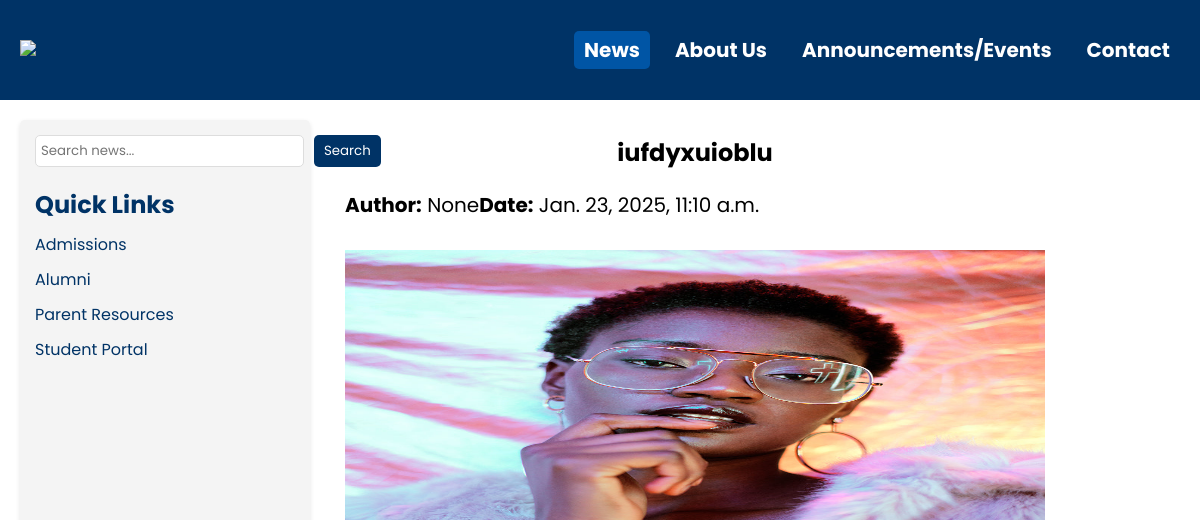
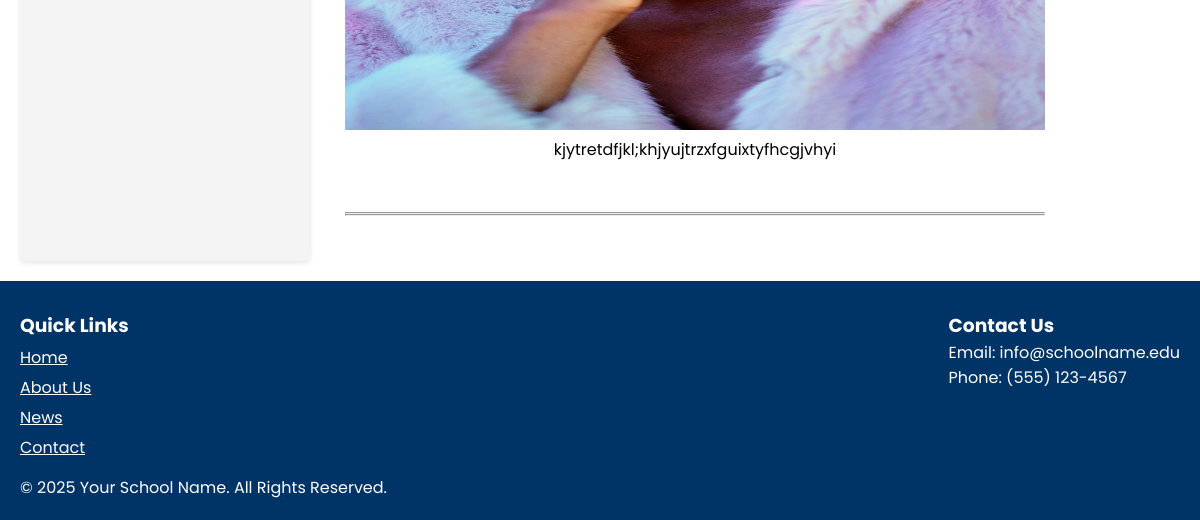
The page /SMS_APP/ on the database as committed earlier (2 pictures, top to bottom).
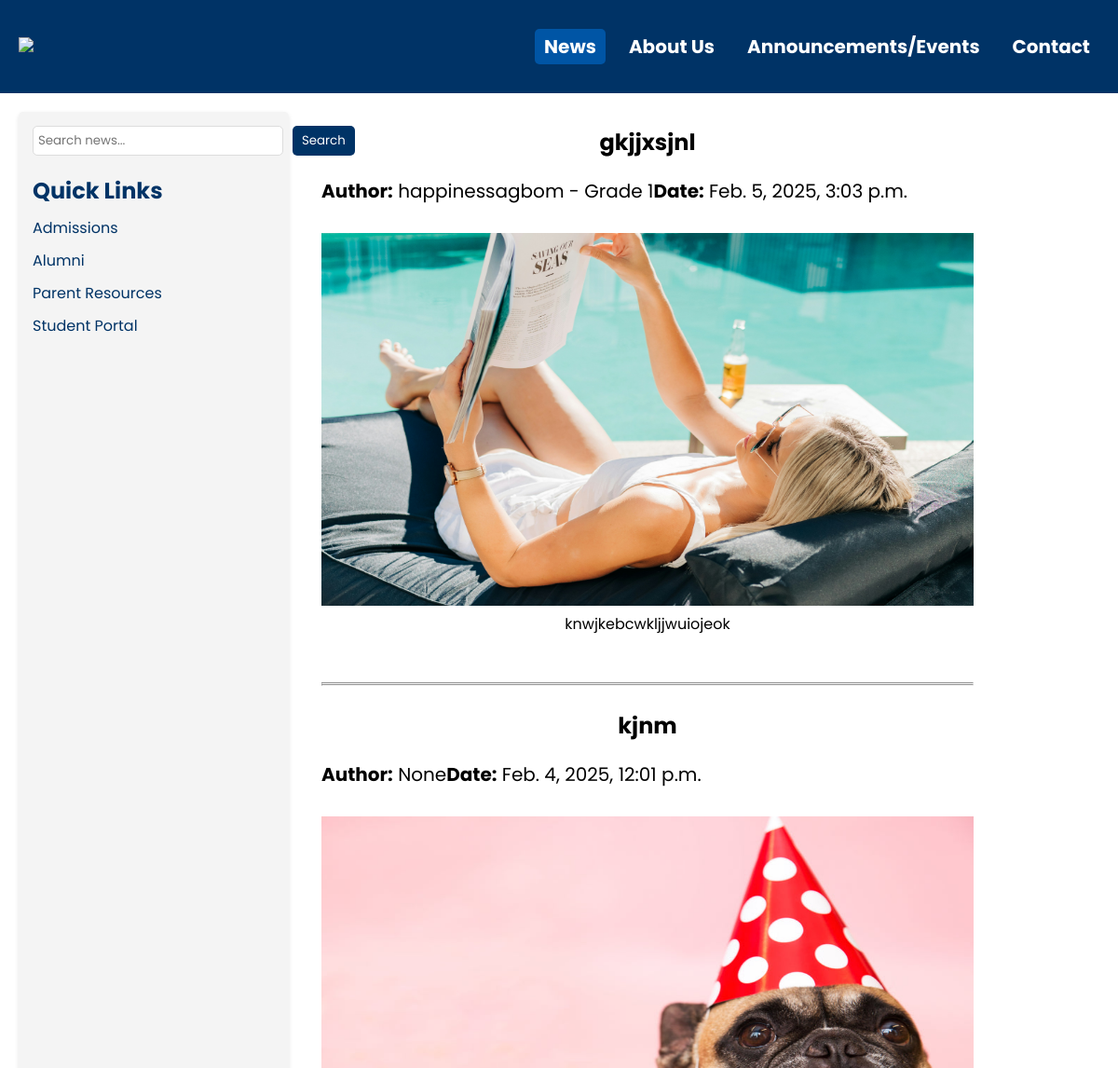
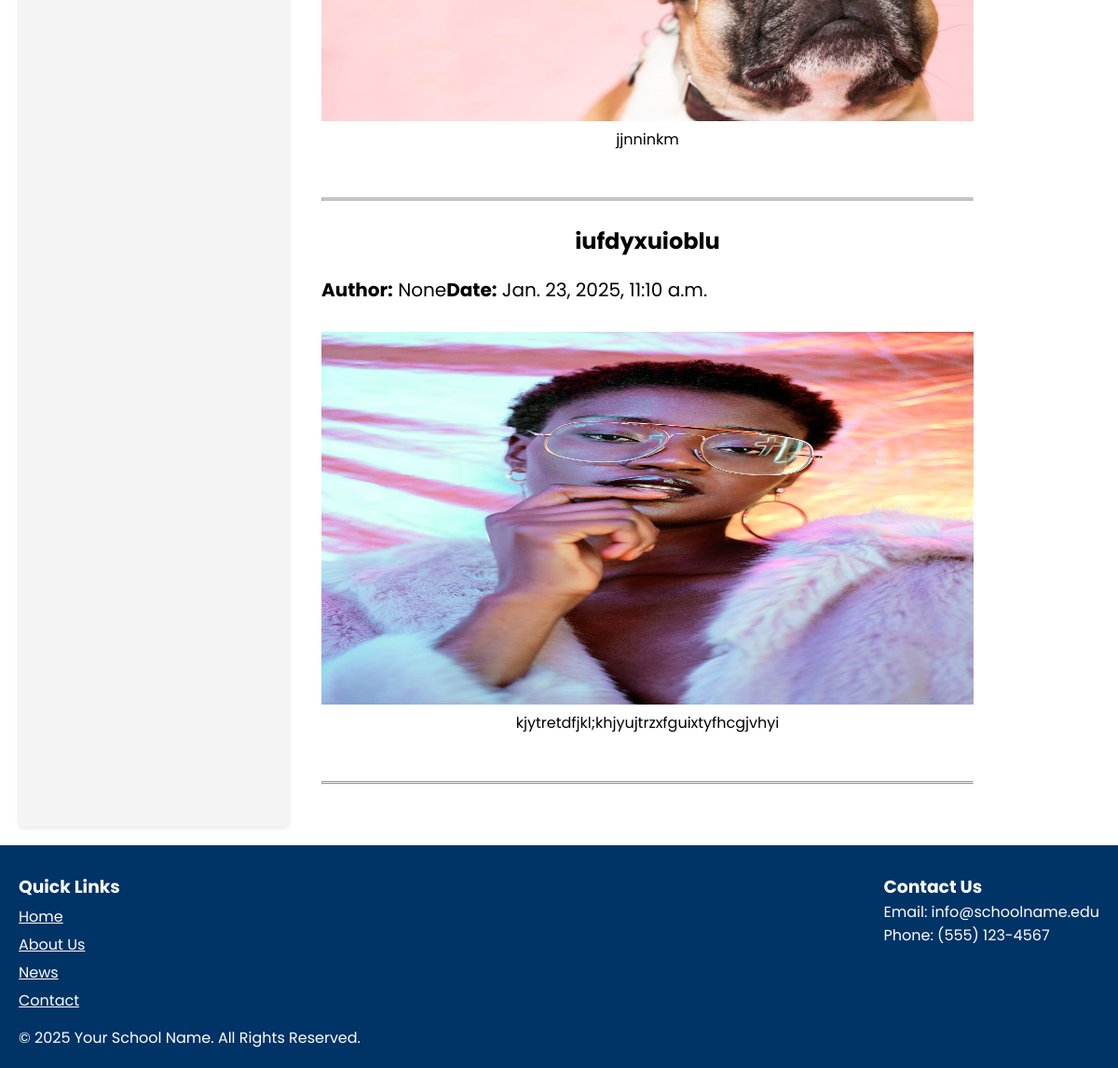
The same page on the database as committed later (2 pictures, top to bottom).
### SMS_APP/models.py (models this page shows)
class News(models.Model):
    News_Title = models.CharField(max_length=100)
    News_Image = models.ImageField(upload_to="news_image/")
    News_Body = models.TextField()
    Comment = models.TextField()
    Date = models.DateTimeField(auto_now_add=True)
    Author = models.ForeignKey('Student', on_delete=models.CASCADE, null=True , blank=True)

class Student(models.Model):
    id = models.UUIDField(
        primary_key=True,
        default=uuid.uuid4,
        editable=False
    )
    user = models.OneToOneField(CustomUser, on_delete=models.CASCADE, null=True)
    Age = models.PositiveIntegerField(validators=[MinValueValidator(1)], default=0)
    Profile_Picture = models.ImageField(upload_to="student_profile/")
    grade = models.CharField(max_length=50, default=1)
    Guardian_Name = models.CharField(max_length=100)
    Guardian_phone_Number = models.CharField(
        max_length=15,
        validators=[RegexValidator(r'^\+?\d{10,15}$', message="Enter a valid phone number.")]
    )
    Guardian_Address = models.CharField(max_length=255)
    State_Of_Origin = models.CharField(max_length=50)
    Local_Government = models.CharField(max_length=50)
    Country_Of_Origin = models.CharField(max_length=50)
    Town_Of_Origin = models.CharField(max_length=50)
    GENDER_CHOICES = [
        ('Male', 'Male'),
        ('Female', 'Female'),
        ('Other', 'Other'),
    ]
    Gender = models.CharField(max_length=10, choices=GENDER_CHOICES, default='Male')
    Health_Issues = models.TextField(blank=True, null=True)
    def __str__(self):
        return f"{self.user.username} - Grade {self.grade}"

class CustomUser(AbstractUser):
    USER_TYPES = [
        ('student', 'Student'),
        ('teacher', 'Teacher'),
    ]
    user_type = models.CharField(max_length=10, choices=USER_TYPES)
    is_verified = models.BooleanField(default=False)
    groups = models.ManyToManyField(
        Group,
        related_name="customuser_groups",
        blank=True
    )
    user_permissions = models.ManyToManyField(
        Permission,
        related_name="customuser_permissions",
        blank=True
    )

### SMS_APP/views.py (the view)
# urls.py: path('', NewsListView.as_view(), name='home'),
class NewsListView(ListView):
    model = News
    template_name = 'sms_app/news.html'  # Define your template name here
    context_object_name = 'news_list'
    def get_queryset(self):
        return News.objects.filter(Date__isnull=False).order_by('-Date')

### SMS_APP/templates/sms_app/news.html (shortened to what this page needs)
{% load static %}
<!DOCTYPE html>
<html lang="en">
<head>
    <link rel="stylesheet" href="{% static 'css/news.css' %}">
</head>
<body>
    <header class="main-header">
        <div class="logo">
            <img src="{% static 'images/' %}">
        </div>
        <nav class="nav-bar">
            <ul>
                <li><a href="news.html" class="active">News</a></li>
                <li><a href="newsview.html">About Us</a></li>
                <li><a href="{% url 'smsapp1:announcement'%}">Announcements/Events</a></li>
                <li><a href="contact.html">Contact</a></li>
            </ul>
        </nav>
    </header>
    <main class="main-content">
        <aside class="sidebar">
            <div class="search-bar">
                <input type="text" placeholder="Search news..." />
                <button>Search</button>
            </div>
            <h3>Quick Links</h3>
            <ul class="quick-links">
                <li><a href="#">Admissions</a></li>
                <li><a href="#">Alumni</a></li>
                <li><a href="#">Parent Resources</a></li>
                <li><a href="#">Student Portal</a></li>
            </ul>
        </aside>
        <section class="news-container">
            <div class="news-item">
                {% for news in news_list %}
                    <h2>{{ news.News_Title }}</h2>
                    <div id="authorinfo">
                        <p id="news_p"><strong>Author:</strong> {{ news.Author }}</p>
                        <p id="news_p"><strong>Date:</strong> {{ news.Date }}</p>
                    </div>
                    <img src="{{ news.News_Image.url }}" alt="News Image" id="news_img">
                    <p>{{ news.News_Body }}</p><br><br>
                    <hr><hr><br>
                {% endfor %}
            </div>
        </section>
    </main>
    <footer class="main-footer">
        <div class="footer-content">
            <div class="quick-links-footer">
                <h3>Quick Links</h3>
                <ul>
                    <li><a href="#">Home</a></li>
                    <li><a href="#">About Us</a></li>
                    <li><a href="#">News</a></li>
                    <li><a href="#">Contact</a></li>
                </ul>
            </div>
            <div class="contact-info">
                <h3>Contact Us</h3>
                <p>Email: info@schoolname.edu</p>
                <p>Phone: (555) 123-4567</p>
            </div>
        </div>
        <p>&copy; 2025 Your School Name. All Rights Reserved.</p>
    </footer>
</body>
</html>

### static/css/news.css (style rules this page uses)
* { margin: 0; padding: 0; box-sizing: border-box; font-family: 'Poppins', sans-serif; }
.main-header { background: #003366; color: #ffffff; display: flex; align-items: center; justify-content: space-between; padding: 10px 20px; height: 100px; background-image: url("../images/santi-vedri-O5EMzfdxedg-unsplash.jpg") ; background-size: cover; background-position: center; background-repeat: no-repeat; }
.logo img { max-height: 50px; }
.nav-bar ul { list-style-type: none; display: flex; gap: 15px; font-size: 20px; }
.nav-bar ul li { display: inline; }
.nav-bar ul li a { color: #ffffff; text-decoration: none; font-weight: bold; padding: 5px 10px; transition: background 0.3s; }
.nav-bar ul li a:hover, .nav-bar ul li a.active { background: #0055a5; border-radius: 5px; }
.main-content { display: flex; padding: 20px; }
.sidebar { width: 25%; background: #f4f4f4; padding: 15px; margin-right: 20px; border-radius: 5px; box-shadow: 0 2px 5px rgba(0, 0, 0, 0.1); }
.sidebar .search-bar { display: flex; gap: 10px; margin-bottom: 20px; }
.sidebar .search-bar input { flex: 1; padding: 5px; border: 1px solid #dddddd; border-radius: 5px; }
.sidebar .search-bar button { padding: 5px 10px; background: #003366; color: #ffffff; border: none; border-radius: 5px; cursor: pointer; transition: background 0.3s; }
.sidebar h3 { font-size: 1.5em; color: #003366; margin-bottom: 10px; }
.sidebar .quick-links { list-style: none; padding: 0; }
.sidebar .quick-links li { margin: 10px 0; }
.sidebar .quick-links li a { color: #003366; text-decoration: none; transition: color 0.3s; }
.main-footer { background: #003366; color: #ffffff; padding: 20px; }
.main-footer .footer-content { display: flex; justify-content: space-between; padding: 10px 0; }
.main-footer .footer-content .quick-links-footer ul { list-style: none; }
.main-footer .footer-content ul li { margin: 5px 0; }
.main-footer .footer-content a { color: #ffffff; text-decoration: underline; }
#news_img { width: 700px; text-align: center; align-self: center; height: 400px; image-rendering: optimizeQuality; image-orientation: from-image; }
#news_p { font-size: 20px; padding-top: 20px; padding-bottom: 30px; }
.news-item { align-items: center; padding: 15px; text-align: center; padding-bottom: 20px; }
#authorinfo { display: flex; justify-items: self-end; }

Rows that differ between the two databases and show on the page:
added News: News_Title "gkjjxsjnl", Author "happinessagbom - Grade 1", Date "Feb. 5, 2025, 3:03 p.m.", News_Image (picture), News_Body "knwjkebcwkljjwuiojeok"
added News: News_Title "kjnm", Author "None", Date "Feb. 4, 2025, 12:01 p.m.", News_Image (picture), News_Body "jjnninkm"
